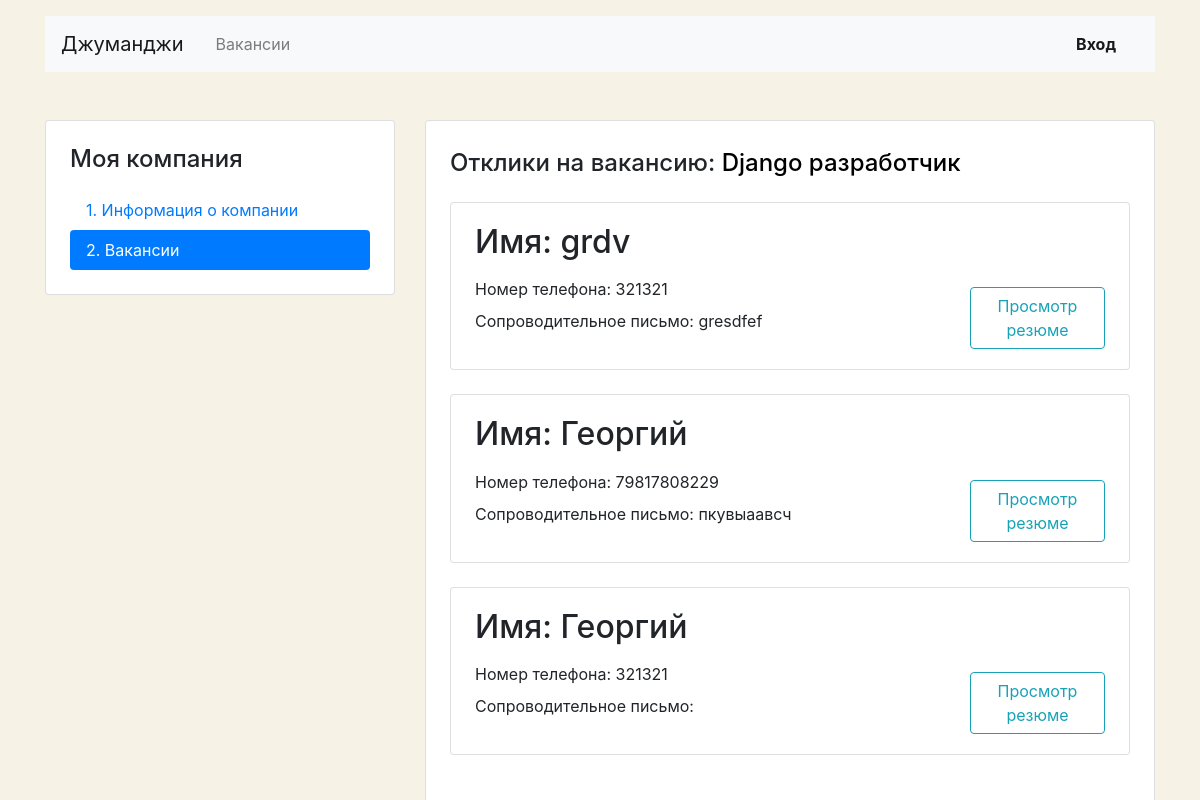
Page /mycompany/vacancies/13/applications on the earlier database version.
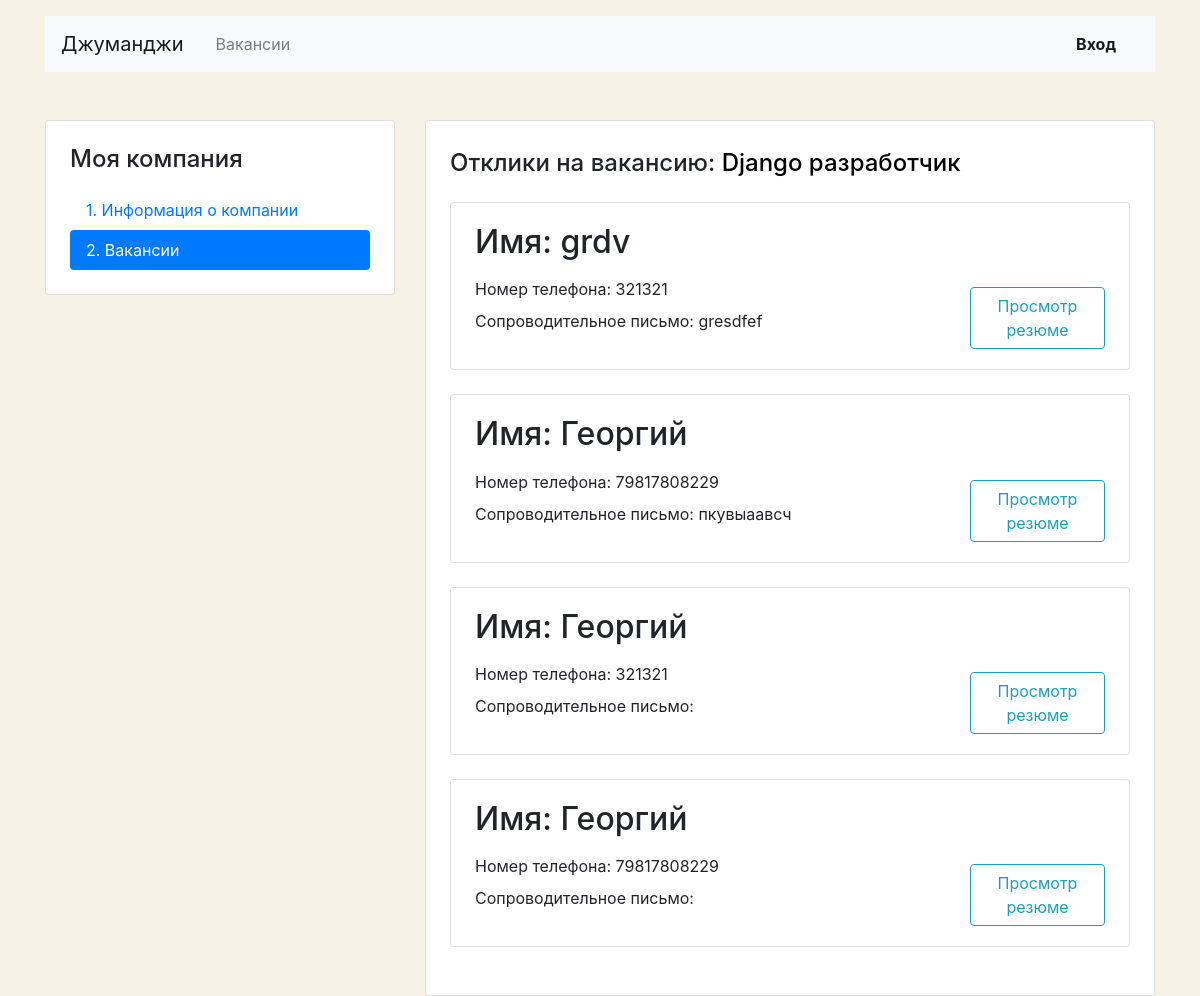
Same page on the later database version.
### Jobs/models.py (models this page shows)
class Application(models.Model):
    written_username = models.CharField(max_length=64)
    written_phone = models.CharField(max_length=12)
    written_cover_letter = models.TextField()
    vacancy = models.ForeignKey(Vacansy, on_delete=models.CASCADE, related_name='applications')
    user = models.ForeignKey(User, on_delete=models.CASCADE, related_name='applications')

### Jobs/companies/views.py (the view)
# urls.py: path('vacancies/<int:pk>/applications', VacansyApplications.as_view(), name='company_applications'),
class VacansyApplications(ListView):
    template_name = 'companies/company_applications.html'
    queryset = ''
    def get_context_data(self, *, object_list=None, **kwargs):
        context = super(VacansyApplications, self).get_context_data()
        context['applications'] = Application.objects.filter(vacancy=self.kwargs['pk']).select_related('vacancy')
        context['vacancy'] = context['applications'].first().vacancy
        return context

### JorbJobs/templates/companies/company_applications.html (shortened to what this page needs)
{% extends 'base.html' %}
{% load mytags %}
{% block content %}
    <div class="row mt-5">
      <div class="col-12 col-lg-4">
        <aside class="pt-3 pb-4 px-4 mb-5 card">
          <h1 class="h4 pt-2 pb-2">Моя компания</h1>
          <div class="nav flex-column nav-pills">
            <a class="nav-link" href="{% url 'my_company' %}">1. Информация о&nbsp;компании</a>
            <a class="nav-link active" href="#">2. Вакансии</a>
          </div>
        </aside>
      </div>
      <div class="col-12 col-lg-8">
        <div class="card">
          <div class="card-body px-4 pb-4">
            <section class="tab-pane fade show active">
              <h2 class="h4 pt-2 pb-3">Отклики на вакансию: <a href="{% url 'vacancies_detail' vacancy.id %}" style="color: black">{{ vacancy.title }}</a></h2>
              {% for application in applications %}
          <div class="card mb-4">
            <div class="card-body px-4">
              <div class="row">
                <div class="col-12 col-md-8 col-lg-9">
                  <h2 class="h2 pb-2">Имя: {{ application.written_username }}</h2>
                  <p class="mb-2">Номер телефона: {{ application.written_phone }}</p>
                  <p>Сопроводительное письмо: {{ application.written_cover_letter }}</p>
                </div>
                <div class=" col-md-4 col-lg-3 d-flex align-items-end">
                  <a href="#" class="btn align-items-start btn-outline-info">Просмотр резюме</a>
                </div>
              </div>
            </div>
          </div>
                {% endfor %}
            </section>
          </div>
        </div>
      </div>
    </div>
{% endblock %}

Differences in the rows shown:
added Application: written_username "Георгий", written_phone "79817808229"
